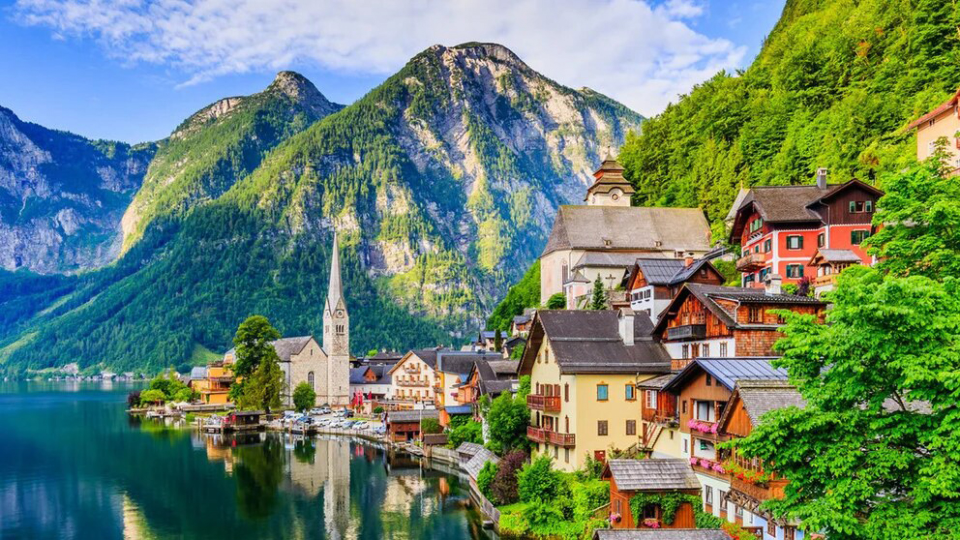
#> input picture ActividadEvaluativa1/imagenP.jpg.jpeg, 1920 x 1080 px (shown at 1/2 size); the run also reads 1 picture not shown here
$ jupyter execute --allow-errors ejercicios.ipynb
#> lines starting #> are read from the running program, lines starting #| are printed output that depends on the picture
EJERCICIO 1

[cell 1]
import cv2
import matplotlib.pyplot as plt
import numpy as np
imagen1 = cv2.imread('imagenP.jpg.jpeg')
#> imagen1 is the input picture: shape (1080, 1920, 3); mean B, G, R 110.3, 130.4, 106.3
imagen1=cv2.cvtColor(imagen1, cv2.COLOR_BGR2RGB)
x1=550
y1=450
x2=800
y2=750

recorte=imagen1[y1:y2, x1:x2]
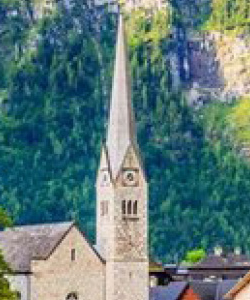
#> recorte: shape (300, 250, 3); mean R, G, B 91.9, 121.8, 121
plt.imsave('recorte.jpg', recorte)
plt.subplot(1,2,1)
plt.imshow(imagen1)
plt.title('Imagen Original')
plt.subplot(1,2,2)
plt.imshow(recorte)
plt.title('Recorte')
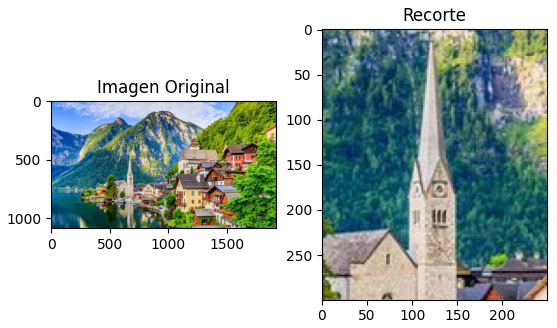
#> figure drawn by matplotlib, 2 panels

EJERCICIO 2

[cell 2]
import cv2
import numpy as np
import matplotlib.pyplot as plt
from matplotlib.colors import LinearSegmentedColormap

colores = [(0, 'black'), (1, 'white')]
cmap = LinearSegmentedColormap.from_list('degradado', colores)
degradado = cmap(np.linspace(0, 1, 256))[:, :3]

plt.imsave('degradado.jpg', degradado)

plt.imshow(degradado, aspect='auto')
plt.title('Degradado lineal')
plt.show()
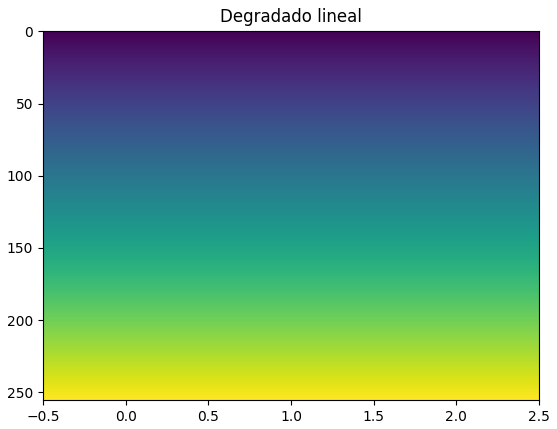
#> figure drawn by matplotlib, 1 panel

EJERCICIO 3

[cell 3]
import cv2
import matplotlib.pyplot as plt
import numpy as np
plt.rcParams['figure.figsize'] = [10, 5]
size_imagen=800
imagen = np.ones((size_imagen, size_imagen, 3), dtype=np.uint8) * 255

primerOctavo = size_imagen // 8
segundoOctavo = size_imagen // 4
tercerOctavo = size_imagen // 8 * 3
cuartoOctavo = size_imagen // 2
quintoOctavo = size_imagen // 8 * 5
sextoOctavo = size_imagen // 8 * 6
septimoOctavo = size_imagen // 8 * 7

for i in range(size_imagen):
    for j in range(size_imagen):
        #Por filas
        if i < primerOctavo and j < primerOctavo:
            imagen[i, j] = [255, 255, 255]
        elif i >= primerOctavo and i <segundoOctavo and j < primerOctavo:
            imagen[i, j] = [0, 0, 0]
        elif i >= segundoOctavo and i < tercerOctavo and j <= primerOctavo and j < segundoOctavo:
            imagen[i, j] = [255, 255, 255]
        elif i >= tercerOctavo and i < cuartoOctavo and j <= primerOctavo and j < segundoOctavo:
            imagen[i, j] = [0, 0, 0]
        elif i >= cuartoOctavo and i < quintoOctavo and j <= primerOctavo and j < segundoOctavo:
            imagen[i, j] = [255, 255, 255]
        elif i >= quintoOctavo and i < sextoOctavo and j <= primerOctavo and j < segundoOctavo:
            imagen[i, j] = [0, 0, 0]
        elif i >= sextoOctavo and i < septimoOctavo and j <= primerOctavo and j < segundoOctavo:
            imagen[i, j] = [255, 255, 255]
        elif i >= septimoOctavo and i < size_imagen and j <= primerOctavo and j < segundoOctavo:
            imagen[i, j] = [0, 0, 0]


        elif i < primerOctavo and j >= primerOctavo and j < segundoOctavo:
            imagen[i, j] = [0, 0, 0]
        elif i >= primerOctavo and i < segundoOctavo and j >= primerOctavo and j < segundoOctavo:
            imagen[i, j] = [255, 255, 255]
        elif i >= segundoOctavo and i < tercerOctavo and j >= primerOctavo and j < segundoOctavo:
            imagen[i, j] = [0, 0, 0]
        elif i >= tercerOctavo and i < cuartoOctavo and j >= primerOctavo and j < segundoOctavo:
            imagen[i, j] = [255, 255, 255]
        elif i >= cuartoOctavo and i < quintoOctavo and j >= primerOctavo and j < segundoOctavo:
            imagen[i, j] = [0, 0, 0]
        elif i >= quintoOctavo and i < sextoOctavo and j >= primerOctavo and j < segundoOctavo:
            imagen[i, j] = [255, 255, 255]
        elif i >= sextoOctavo and i < septimoOctavo and j >= primerOctavo and j < segundoOctavo:
            imagen[i, j] = [0, 0, 0]
        elif i >= septimoOctavo and i < size_imagen and j >= primerOctavo and j < segundoOctavo:
            imagen[i, j] = [255, 255, 255]

        elif i < primerOctavo and j >= segundoOctavo and j < tercerOctavo:
            imagen[i, j] = [255, 255, 255]
        elif i >= primerOctavo and i < segundoOctavo and j >= segundoOctavo and j < tercerOctavo:
            imagen[i, j] = [0, 0, 0]
        elif i >= segundoOctavo and i < tercerOctavo and j >= segundoOctavo and j < tercerOctavo:
            imagen[i, j] = [255, 255, 255]
        elif i >= tercerOctavo and i < cuartoOctavo and j >= segundoOctavo and j < tercerOctavo:
            imagen[i, j] = [0, 0, 0]
        elif i >= cuartoOctavo and i < quintoOctavo and j >= segundoOctavo and j < tercerOctavo:
            imagen[i, j] = [255, 255, 255]
        elif i >= quintoOctavo and i < sextoOctavo and j >= segundoOctavo and j < tercerOctavo:
            imagen[i, j] = [0, 0, 0]
        elif i >= sextoOctavo and i < septimoOctavo and j >= segundoOctavo and j < tercerOctavo:
            imagen[i, j] = [255, 255, 255]
        elif i >= septimoOctavo and i < size_imagen and j >= segundoOctavo and j < tercerOctavo:
            imagen[i, j] = [0, 0, 0]

        elif i < primerOctavo and j >= tercerOctavo and j < cuartoOctavo:
            imagen[i, j] = [0, 0, 0]
        elif i >= primerOctavo and i < segundoOctavo and j >= tercerOctavo and j < cuartoOctavo:
            imagen[i, j] = [255, 255, 255]
        elif i >= segundoOctavo and i < tercerOctavo and j >= tercerOctavo and j < cuartoOctavo:
            imagen[i, j] = [0, 0, 0]
        elif i >= tercerOctavo and i < cuartoOctavo and j >= tercerOctavo and j < cuartoOctavo:
            imagen[i, j] = [255, 255, 255]
        elif i >= cuartoOctavo and i < quintoOctavo and j >= tercerOctavo and j < cuartoOctavo:
            imagen[i, j] = [0, 0, 0]
        elif i >= quintoOctavo and i < sextoOctavo and j >= tercerOctavo and j < cuartoOctavo:
            imagen[i, j] = [255, 255, 255]
        elif i >= sextoOctavo and i < septimoOctavo and j >= tercerOctavo and j < cuartoOctavo:
            imagen[i, j] = [0, 0, 0]
        elif i >= septimoOctavo and i < size_imagen and j >= tercerOctavo and j < cuartoOctavo:
            imagen[i, j] = [255, 255, 255]

        elif i < primerOctavo and j >= cuartoOctavo and j < quintoOctavo:
            imagen[i, j] = [255, 255, 255]
        elif i >= primerOctavo and i < segundoOctavo and j >= cuartoOctavo and j < quintoOctavo:
            imagen[i, j] = [0, 0, 0]
        elif i >= segundoOctavo and i < tercerOctavo and j >= cuartoOctavo and j < quintoOctavo:
            imagen[i, j] = [255, 255, 255]
        elif i >= tercerOctavo and i < cuartoOctavo and j >= cuartoOctavo and j < quintoOctavo:
            imagen[i, j] = [0, 0, 0]
        elif i >= cuartoOctavo and i < quintoOctavo and j >= cuartoOctavo and j < quintoOctavo:
            imagen[i, j] = [255, 255, 255]
        elif i >= quintoOctavo and i < sextoOctavo and j >= cuartoOctavo and j < quintoOctavo:
            imagen[i, j] = [0, 0, 0]
        elif i >= sextoOctavo and i < septimoOctavo and j >= cuartoOctavo and j < quintoOctavo:
            imagen[i, j] = [255, 255, 255]
        elif i >= septimoOctavo and i < size_imagen and j >= cuartoOctavo and j < quintoOctavo:
            imagen[i, j] = [0, 0, 0]

        elif i < primerOctavo and j >= quintoOctavo and j < sextoOctavo:
            imagen[i, j] = [0, 0, 0]
        elif i >= primerOctavo and i < segundoOctavo and j >= quintoOctavo and j < sextoOctavo:
            imagen[i, j] = [255, 255, 255]
        elif i >= segundoOctavo and i < tercerOctavo and j >= quintoOctavo and j < sextoOctavo:
            imagen[i, j] = [0, 0, 0]
        elif i >= tercerOctavo and i < cuartoOctavo and j >= quintoOctavo and j < sextoOctavo:
            imagen[i, j] = [255, 255, 255]
        elif i >= cuartoOctavo and i < quintoOctavo and j >= quintoOctavo and j < sextoOctavo:
            imagen[i, j] = [0, 0, 0]
        elif i >= quintoOctavo and i < sextoOctavo and j >= quintoOctavo and j < sextoOctavo:
            imagen[i, j] = [255, 255, 255]
        elif i >= sextoOctavo and i < septimoOctavo and j >= quintoOctavo and j < sextoOctavo:
            imagen[i, j] = [0, 0, 0]
        elif i >= septimoOctavo and i < size_imagen and j >= quintoOctavo and j < sextoOctavo:
            imagen[i, j] = [255, 255, 255]

        elif i < primerOctavo and j >= sextoOctavo and j < septimoOctavo:
            imagen[i, j] = [255, 255, 255]
        elif i >= primerOctavo and i < segundoOctavo and j >= sextoOctavo and j < septimoOctavo:
            imagen[i, j] = [0, 0, 0]
        elif i >= segundoOctavo and i < tercerOctavo and j >= sextoOctavo and j < septimoOctavo:
            imagen[i, j] = [255, 255, 255]
        elif i >= tercerOctavo and i < cuartoOctavo and j >= sextoOctavo and j < septimoOctavo:
            imagen[i, j] = [0, 0, 0]
        elif i >= cuartoOctavo and i < quintoOctavo and j >= sextoOctavo and j < septimoOctavo:
            imagen[i, j] = [255, 255, 255]
        elif i >= quintoOctavo and i < sextoOctavo and j >= sextoOctavo and j < septimoOctavo:
            imagen[i, j] = [0, 0, 0]
        elif i >= sextoOctavo and i < septimoOctavo and j >= sextoOctavo and j < septimoOctavo:
            imagen[i, j] = [255, 255, 255]
        elif i >= septimoOctavo and i < size_imagen and j >= sextoOctavo and j < septimoOctavo:
            imagen[i, j] = [0, 0, 0]

        elif i < primerOctavo and j >= septimoOctavo and j < size_imagen:
            imagen[i, j] = [0, 0, 0]
        elif i >= primerOctavo and i < segundoOctavo and j >= septimoOctavo and j < size_imagen:
            imagen[i, j] = [255, 255, 255]
        elif i >= segundoOctavo and i < tercerOctavo and j >= septimoOctavo and j < size_imagen:
            imagen[i, j] = [0, 0, 0]
        elif i >= tercerOctavo and i < cuartoOctavo and j >= septimoOctavo and j < size_imagen:
            imagen[i, j] = [255, 255, 255]
        elif i >= cuartoOctavo and i < quintoOctavo and j >= septimoOctavo and j < size_imagen:
            imagen[i, j] = [0, 0, 0]
        elif i >= quintoOctavo and i < sextoOctavo and j >= septimoOctavo and j < size_imagen:
            imagen[i, j] = [255, 255, 255]
        elif i >= sextoOctavo and i < septimoOctavo and j >= septimoOctavo and j < size_imagen:
            imagen[i, j] = [0, 0, 0]
        elif i >= septimoOctavo and i < size_imagen and j >= septimoOctavo and j < size_imagen:
            imagen[i, j] = [255, 255, 255]


plt.imsave('tablero.jpg', imagen)
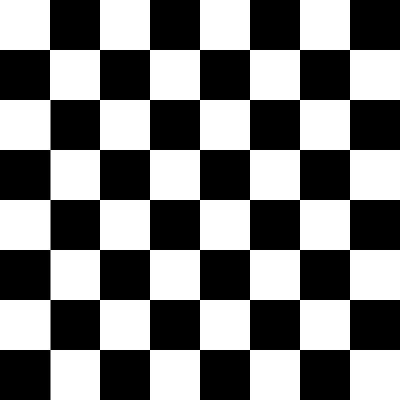
#> saved as tablero.jpg: shape (800, 800, 3) (shown at 1/2 size); min 0, max 255, mean 127.5
plt.figure()
plt.imshow(imagen)
plt.title("Imagen con cuadrantes")
plt.show()

EJERCICIO 4

[cell 4]
import cv2
import numpy as np
import matplotlib.pyplot as plt

def posterizar (imagen, niveles):
    factor_escala= 256 // niveles
    img_pos=np.round(imagen / factor_escala) * factor_escala
    return img_pos.astype(np.uint8)
def solarizar(imagen, umbral):
    img_sol = np.where(imagen < umbral, imagen, 255 - imagen)
    return img_sol
imagen = cv2.imread('degradado.jpg')
umbral = 127
img_sol = solarizar(imagen, umbral)

nvl = 1.5
img_pos = posterizar(imagen, nvl)

plt.figure(figsize=(18,6))

plt.subplot(1,3,1)
plt.title('Original')
plt.imshow(cv2.cvtColor(imagen, cv2.COLOR_BGR2RGB))

plt.subplot(1,3,2)
plt.title('Solarizada')
plt.imshow(cv2.cvtColor(img_sol, cv2.COLOR_BGR2RGB))

plt.subplot(1,3,3)
plt.title('Posterizada')
plt.imshow(cv2.cvtColor(img_pos, cv2.COLOR_BGR2RGB))

plt.show()
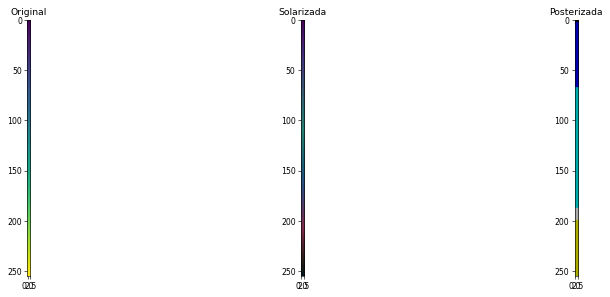
#> figure drawn by matplotlib, 3 panels

EJERCICIO 5

[cell 5]
import cv2
import numpy as np
import matplotlib.pyplot as plt
img=cv2.imread('imagen1.jpg')
#> (the rest of the program and of its run is left out)
